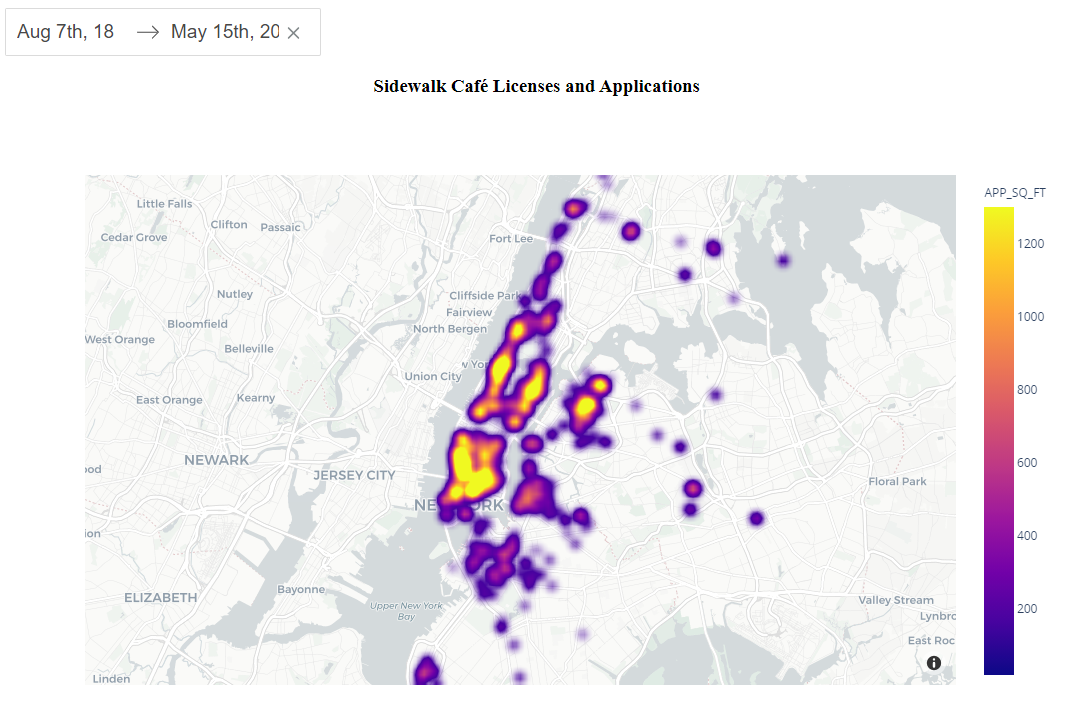

The Python source for this figure:
"""
https://www.youtube.com/watch?v=5uwxoxaPD8M

https://dash.plotly.com/dash-core-components/datepickerrange
https://plotly.com/python-api-reference/generated/plotly.express.density_mapbox.html#plotly.express.density_mapbox

"""

from datetime import datetime as dt
import plotly.express as px
import dash
import dash_html_components as html
import dash_core_components as dcc
from dash.dependencies import Input, Output
import pandas as pd

from pathlib import Path
filename = "~/projects/Dash-by-Plotly/Dataset/Sidewalk_Caf__Licenses_and_Applications.csv.gz"
data_path = Path(filename)
df = pd.read_csv(data_path, compression='gzip')
# Data from NYC Open Data portal


df['SUBMIT_DATE'] = pd.to_datetime(df['SUBMIT_DATE'])
df.set_index('SUBMIT_DATE', inplace=True)
print(df[:5][['BUSINESS_NAME', 'LATITUDE', 'LONGITUDE', 'APP_SQ_FT']])

external_stylesheets = ['https://codepen.io/chriddyp/pen/bWLwgP.css']

app = dash.Dash(__name__, external_stylesheets=external_stylesheets)


app.layout = html.Div([
    dcc.DatePickerRange(
        id='my-date-picker-range',  # ID to be used for callback
        calendar_orientation='horizontal',  # vertical or horizontal
        day_size=39,  # size of calendar image. Default is 39
        end_date_placeholder_text="Return",  # text that appears when no end date chosen
        with_portal=False,  # if True calendar will open in a full screen overlay portal
        first_day_of_week=0,  # Display of calendar when open (0 = Sunday)
        reopen_calendar_on_clear=True,
        is_RTL=False,  # True or False for direction of calendar
        clearable=True,  # whether or not the user can clear the dropdown
        number_of_months_shown=1,  # number of months shown when calendar is open
        min_date_allowed=dt(2018, 1, 1),  # minimum date allowed on the DatePickerRange component
        max_date_allowed=dt(2020, 6, 20),  # maximum date allowed on the DatePickerRange component
        initial_visible_month=dt(2020, 5, 1),  # the month initially presented when the user opens the calendar
        start_date=dt(2018, 8, 7).date(),
        end_date=dt(2020, 5, 15).date(),
        display_format='MMM Do, YY',  # how selected dates are displayed in the DatePickerRange component.
        month_format='MMMM, YYYY',  # how calendar headers are displayed when the calendar is opened.
        minimum_nights=2,  # minimum number of days between start and end date

        persistence=True,
        persisted_props=['start_date'],
        persistence_type='session',  # session, local, or memory. Default is 'local'

        updatemode='singledate'  # singledate or bothdates. Determines when callback is triggered
    ),

    html.H3("Sidewalk Café Licenses and Applications", style={'textAlign': 'center'}),
    dcc.Graph(id='mymap')
])


@app.callback(
    Output('mymap', 'figure'),
    Input('my-date-picker-range', 'start_date'),
    Input('my-date-picker-range', 'end_date')
)
def update_output(start_date, end_date):
    # print("Start date: " + start_date)
    # print("End date: " + end_date)
    dff = df.loc[start_date:end_date]
    # print(dff[:5])

    fig = px.density_mapbox(
            dff, 
            lat='LATITUDE', 
            lon='LONGITUDE', 
            z='APP_SQ_FT', 
            radius=13, 
            zoom=10, 
            height=650,
            center=dict(lat=40.751418, lon=-73.963878), 
            mapbox_style="carto-positron",
            hover_data={'BUSINESS_NAME': True, 
                        'LATITUDE': False, 
                        'LONGITUDE': False,
                        'APP_SQ_FT': True}
        )
    return fig


if __name__ == '__main__':
    app.run_server(debug=True, dev_tools_ui=False)
